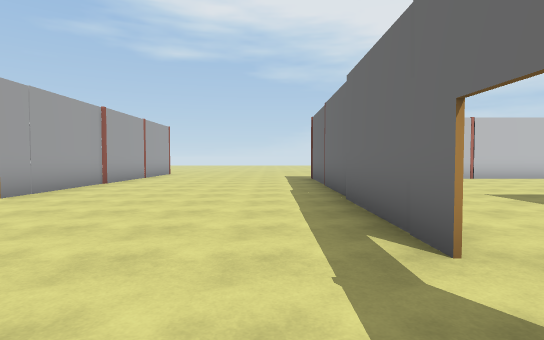
view 1 (above)

13 first-person views from a walk through a scene from a Unity 3-D project. The camera is 1.4 m above the floor, tilts 2° down and sees 80° across. Doors are open. The floor is counted in squares, 2 m on a side. Each view is taken from the middle of a square. On the plan, view 1 faces up. The plan holds only what a view shows up to about 10 squares ahead; the rest is blank. The place goes on beyond the plan. Some animated figures are left out.

view 2
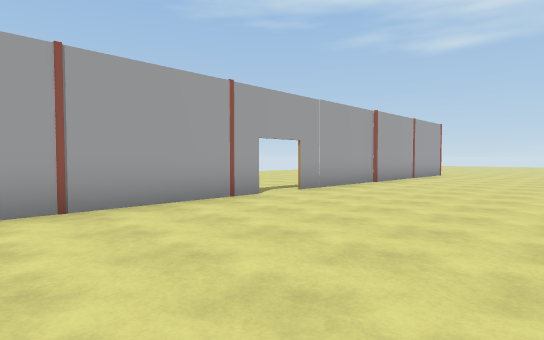

view 3
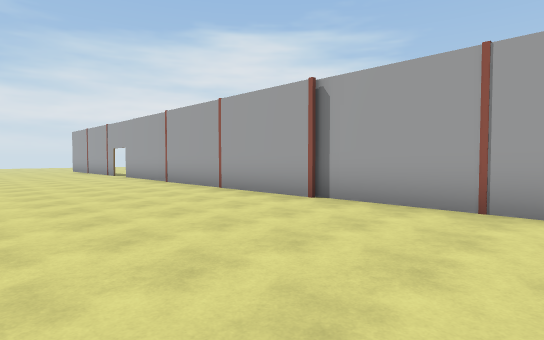

view 4
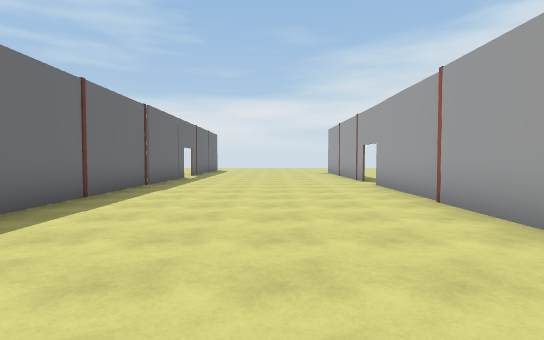

view 5
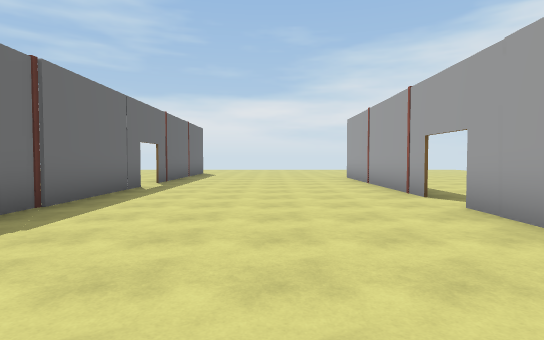

view 6
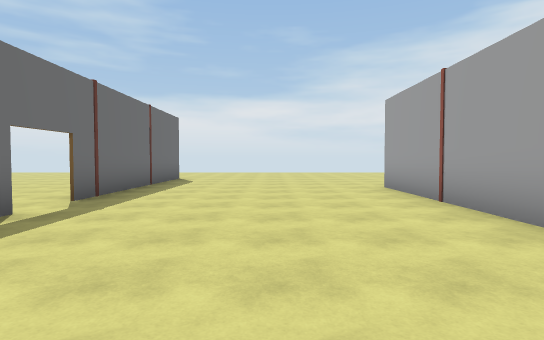

view 7
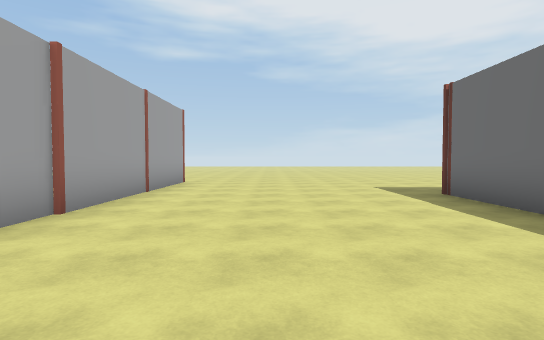

view 8
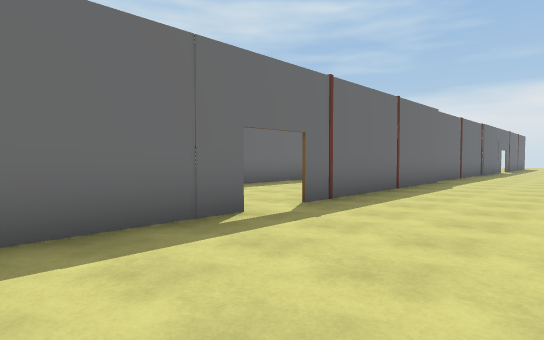

view 9
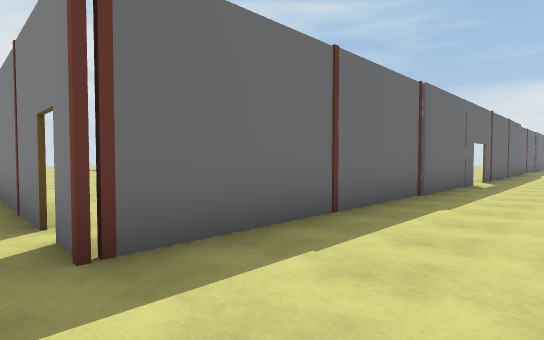

view 10
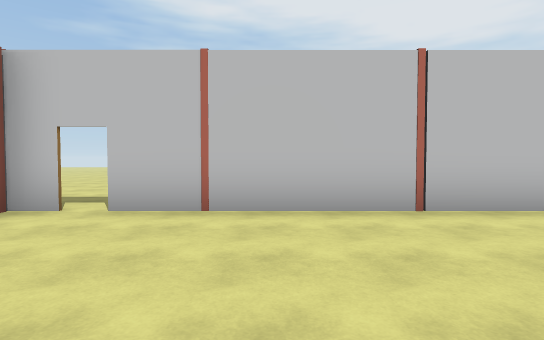

view 11
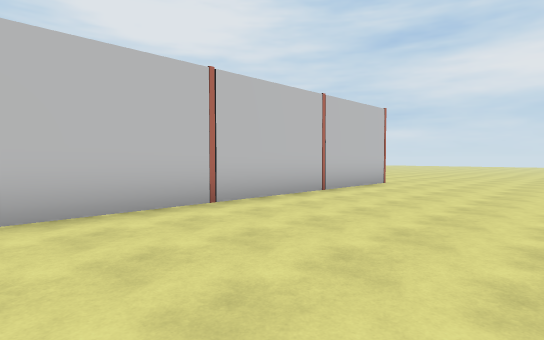

view 12
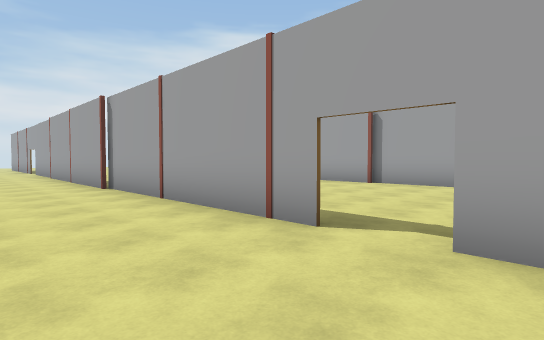

view 13
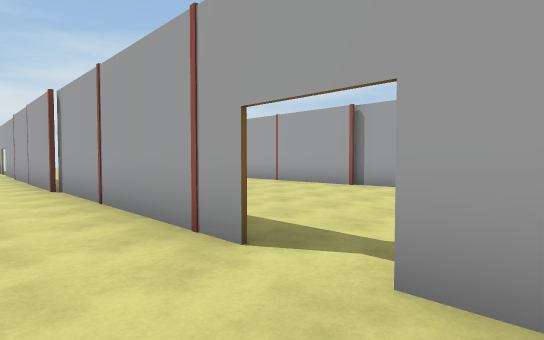

### Floor plan
Points are (right, up) in squares from view 1. A wall is a line through its corners. A room is listed if a view was taken in it or the views show most of it. See-through windows are left out.
Room 1 (views 1, 2, 3, 4, 5, 6, 7, 8, 9)
walls: (1.3, 2.2) (1.3, 11.4) (2.2, 11.4); (-4.8, 4.5) (-4.8, -10.6); (-4.8, -11.8) (-4.8, -17.5); (2.8, 11.4) (6.4, 11.4); (1.3, -14.1) (1.3, 1); (-4.8, 12.5) (-4.8, 5.6); (1.3, -17.5) (1.3, -15.2)
ways out: opening at (1, -15) to room 2; opening at (1, 1.5) to room 2; gap at (3, 11) to room 2; opening at (-5, -11); opening at (-5, 5)
Room 2 (views 10, 11, 12, 13)
walls: (4.9, -2.2) (4.9, -0.8); (12.9, 11.3) (2.8, 11.3); (1.3, 1) (1.3, -9.6); (1.3, 2.9) (1.3, 2.2); (2.2, 11.3) (1.4, 11.3)
ways out: opening at (1, -15) to room 1; opening at (1, 1.5) to room 1; gap at (3, 11) to room 1

Where each view was taken, in squares from view 1:
view 1: 0 up, 0 right, facing up
view 2: 0 up, 0 right, facing up-left
view 3: 2 up, 0 right, facing down-left
view 4: 2 down, 2 left, facing down
view 5: 6 down, 2 left, facing down
view 6: 10 down, 2 left, facing down
view 7: 5 up, 2 left, facing up
view 8: 5 up, 2 left, facing down-right
view 9: 12 up, 1 left, facing down-right
view 10: 7 up, 5 right, facing up
view 11: 7 up, 4 right, facing up-right
view 12: 3 up, 4 right, facing down-left
view 13: 3 up, 3 right, facing down-left
